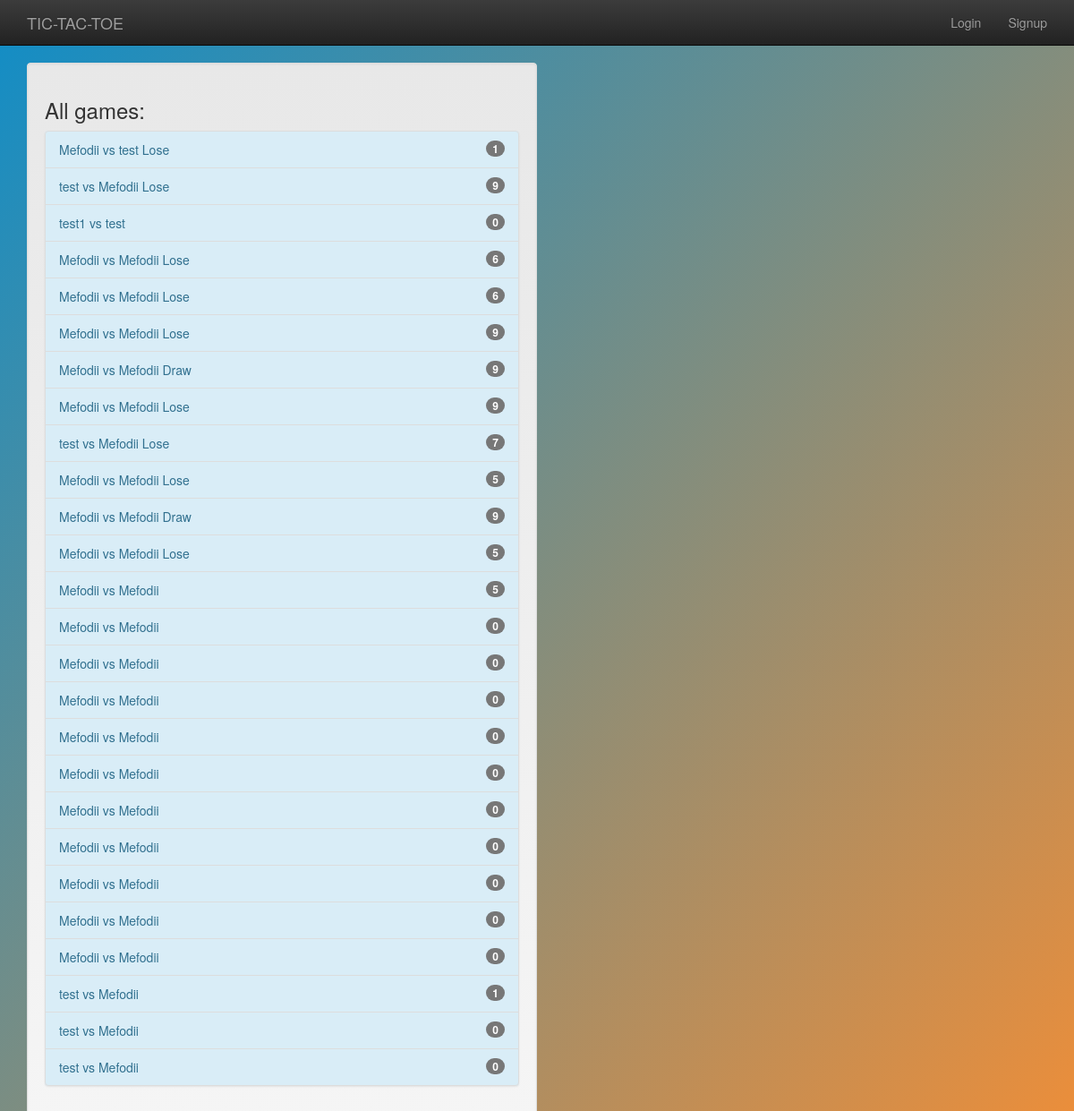
The app's page /games/all_games, older data.
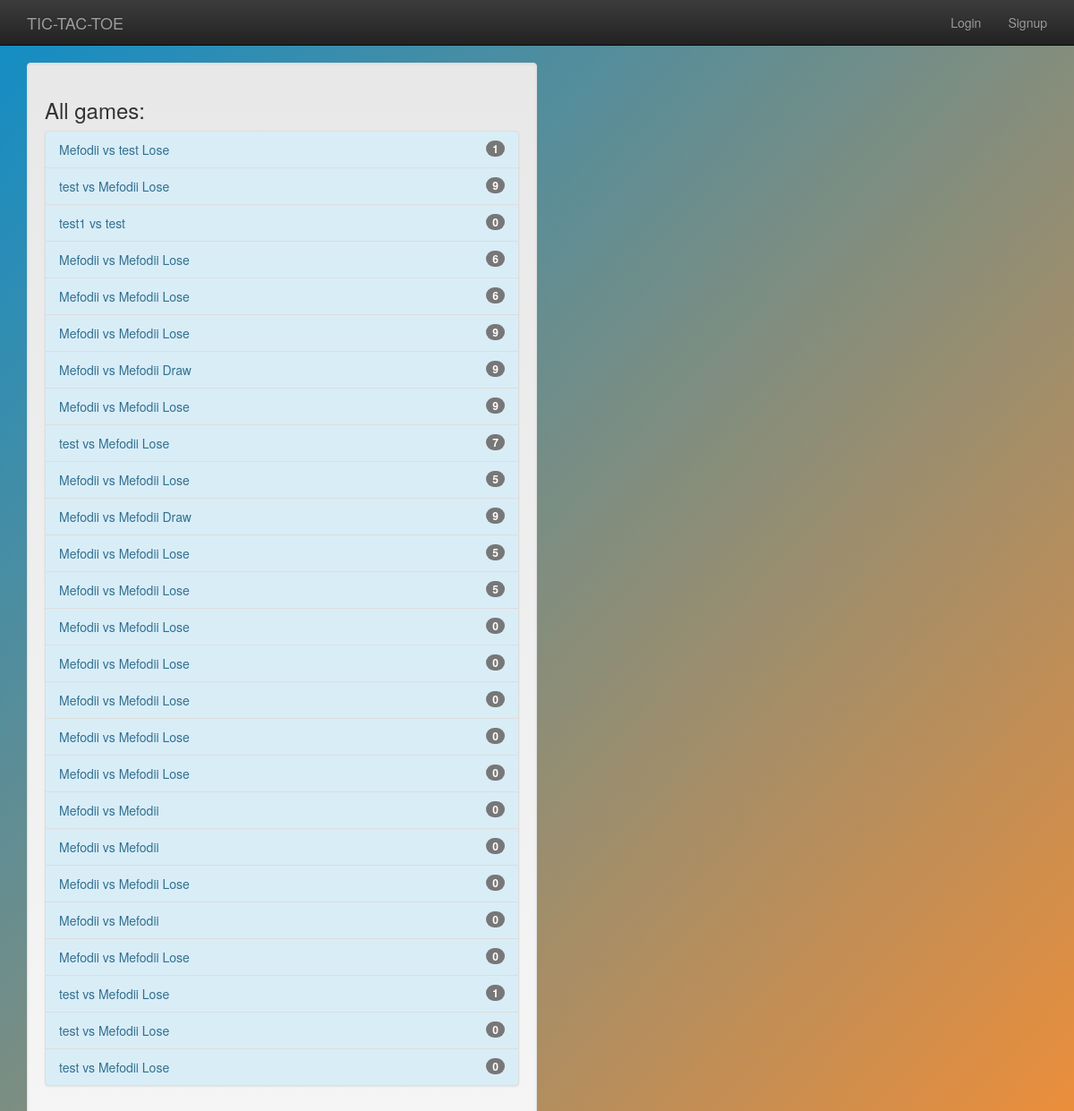
The same page, newer data.
### gameplay/models.py (models this page shows, shortened)
class Game(models.Model):
    first_player = models.ForeignKey(User, related_name="games_first_player", on_delete=models.CASCADE)
    second_player = models.ForeignKey(User, related_name="games_second_player", on_delete=models.CASCADE)
    start_time = models.DateTimeField(auto_now_add=True)
    last_active = models.DateTimeField(auto_now=True)
    status = models.CharField(max_length=1, default='F', choices=GAME_STATUS_CHOICES)
    objects = GameQuerySet.as_manager()
    def get_absolute_url(self):
        return reverse("gameplay_detail", args=[self.id])
    def __str__(self):
        return "{0} vs {1}".format(self.first_player, self.second_player)

### gameplay/views.py (the view)
# urls.py: path("all_games", AllGamesList.as_view()),
class AllGamesList(ListView):
    model = Game

### templates/gameplay/game_list.html
{% extends "base.html" %}
{% block content %}
    <div class="well col-sm-6">
        <h3>All games:</h3>
        {% include "player/game_list_snippet.html" with games_list=object_list %}
    </div>
{% endblock %}

### templates/base.html (shortened to what this page needs)
{% load staticfiles %}
<!doctype html>
<html class="no-js" lang="">
    <head>
        {% block styling %}
            <link rel="stylesheet" href="{% static 'css/bootstrap.min.css' %}">
            <link rel="stylesheet" href="{% static 'css/bootstrap-theme.min.css' %}">
            <link rel="stylesheet" href="{% static 'css/main.css' %}">
            <link rel="stylesheet" href="{% static 'css/gameplay/game_detail.css' %}">
            <link rel="stylesheet" href="{% static 'css/player/home.css' %}">
        {% endblock styling %}
    </head>
    <body ng-app="tictactoe.demo">
        <nav class="navbar navbar-inverse navbar-fixed-top" role="navigation">
          <div class="container">
            <div class="navbar-header">
              <a class="navbar-brand" href="/">TIC-TAC-TOE</a>
            </div>
            <ul class="nav navbar-nav navbar-right">
                {% if user.is_authenticated %}
                    <li><a href="{% url 'player_logout' %}">Logout</a></li>
                {% else %}
                    <li><a href="{% url 'player_login' %}">Login</a></li>
                    <li><a href="{% url 'player_signup' %}">Signup</a></li>
                {% endif %}
            </ul>
          </div>
        </nav>
        <div class="container">
            {% block content %}
            {% endblock %}
        </div>
    </body>
</html>

### templates/player/game_list_snippet.html
{% if games_list %}
    <div class="list-group bg-info">
        {% for game in games_list %}
            <a class="list-group-item list-group-item-info"
               href="{{ game.get_absolute_url }}">
                {{ game }}
                {% if game.status not in "FS" %}
                    {% if game.status == "D" %}
                        Draw
                    {% elif game.status == "W" and user == game.first_player %}
                        Win
                    {% elif game.status == "L" and user == game.second_player %}
                        Win
                    {% else %}
                        Lose
                    {% endif %}
                {% endif %}
                <span class="badge">{{ game.move_set.count }}</span>
            </a>
        {% endfor %}
    </div>
{% endif %}

### templates/base.html (style rules this page uses)
body { padding-top: 70px; padding-bottom: 20px; background: linear-gradient(to bottom right, #108dc7, #ef8e38) fixed; }

Row changes from the older to the newer data that the page shows:
changed Game (number 13 of 26 on the later page): now shows "Lose"
changed Game (number 14 of 26 on the later page): now shows "Lose"
changed Game (number 15 of 26 on the later page): now shows "Lose"
changed Game (number 16 of 26 on the later page): now shows "Lose"
changed Game (number 17 of 26 on the later page): now shows "Lose"
changed Game (number 18 of 26 on the later page): now shows "Lose"
changed Game (number 21 of 26 on the later page): now shows "Lose"
changed Game (number 23 of 26 on the later page): now shows "Lose"
changed Game (number 24 of 26 on the later page): now shows "Lose"
changed Game (number 25 of 26 on the later page): now shows "Lose"
changed Game (number 26 of 26 on the later page): now shows "Lose"
